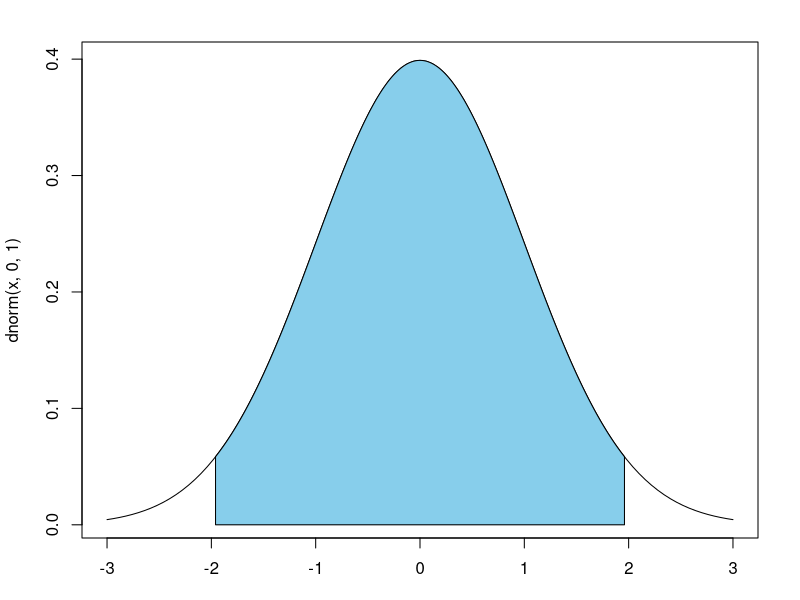
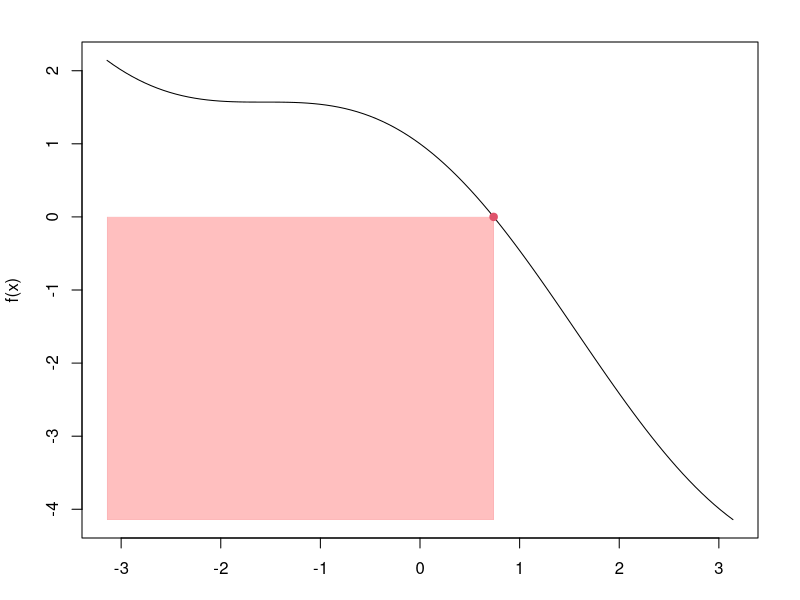
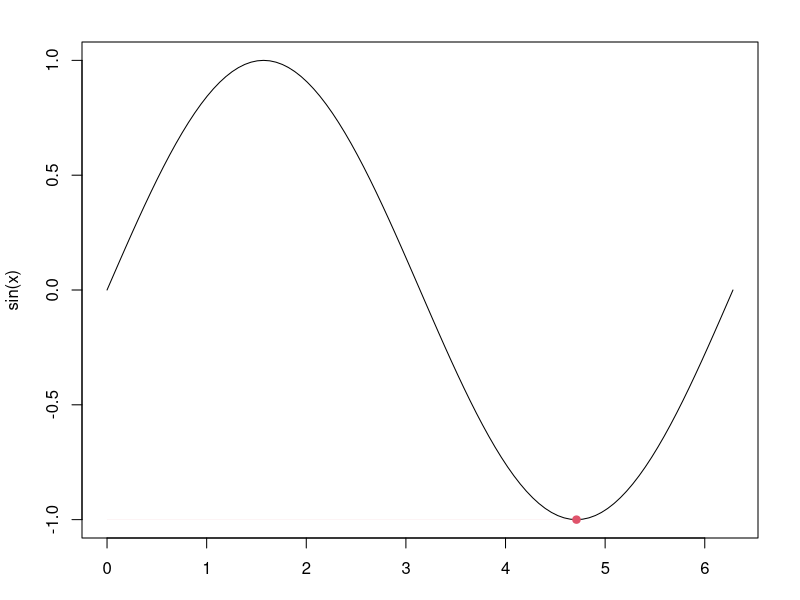
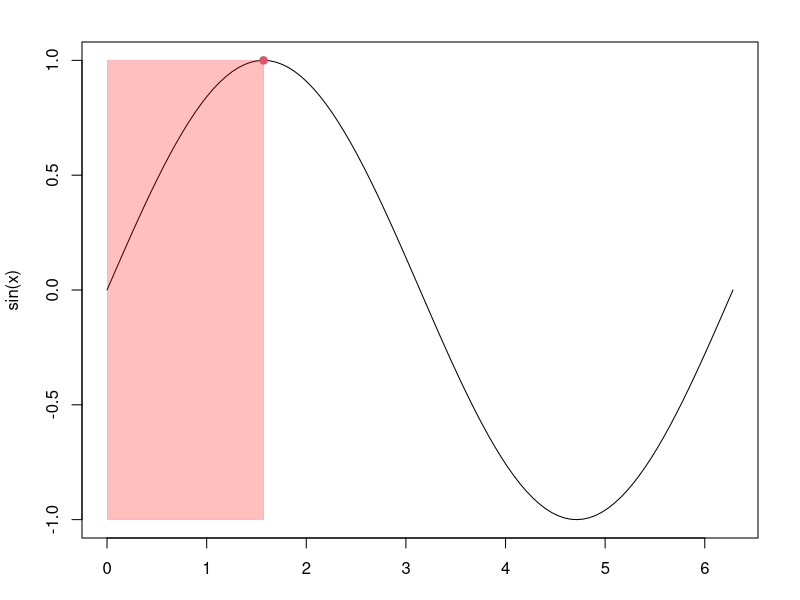
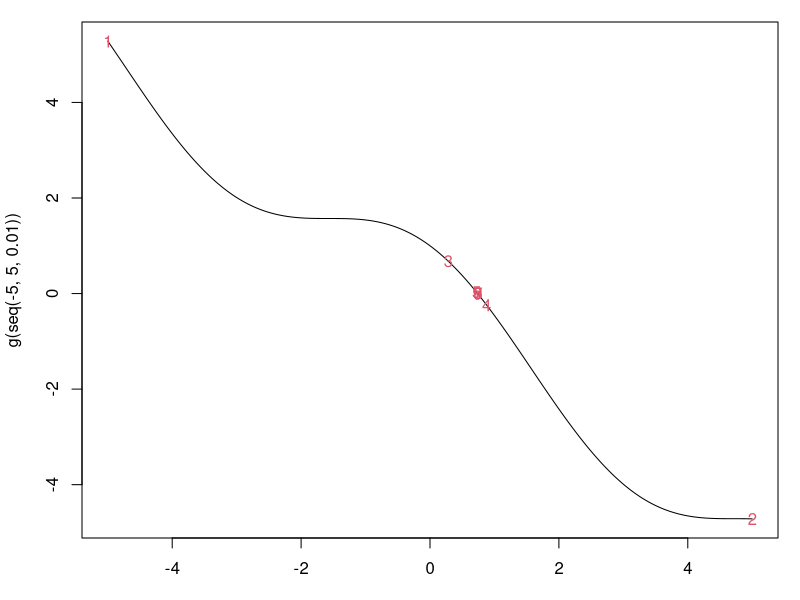
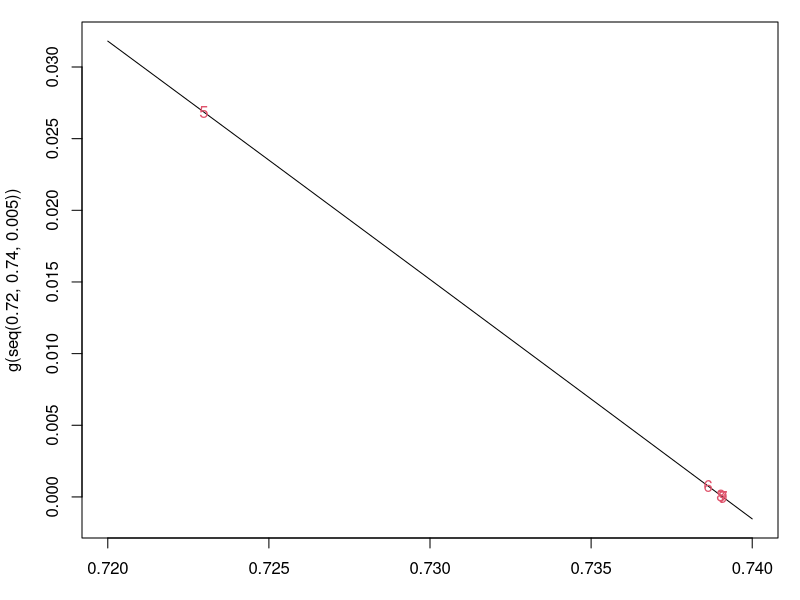

Recreate these plots in R, in order.
## ---- chunk 1
## User-defined options come here
knitr::opts_chunk$set(warning = FALSE, message = FALSE, 
                      fig.path = "B01_06_funl_opr_files/figure-html/")
## ---- chunk 2
moveN <- function(x, n, fun=mean, ...){
    stopifnot(length(x)>n)
    o <- sapply(n:(length(x)), 
        function(i) fun(x[(i-n+1):i]), ...)
    c(rep(NA, n-1), o)
}
library(xts); data(sample_matrix)
mvAvg <- sapply(
    c(5, 10, 30, 60), function(n)
        moveN(sample_matrix[,4], n, mean))
dimnames(mvAvg) <- list(
    dimnames(sample_matrix)[[1]],
    c("d5", "d10", "d30", "d60"))
## ---- chunk 3
integrate(dnorm, -1.96, 1.96)
## ---- chunk 4
uniroot(function(x) cos(x) - x, lower = -pi, 
        upper = pi, tol = 1e-9)$root
## ---- chunk 5
unlist(optimise(cos, c(0, 2 * pi)))
## ---- chunk 6
unlist(optimise(sin, c(0, 2 * pi), 
                maximum=TRUE))
## ---- chunk 7
par(mar=c(3.1, 4.1, 2.1, 2.1))
cord.x <- c(-1.96, seq(-1.96, 1.96, 0.01), 1.96) 
cord.y <- c(0, dnorm(seq(-1.96, 1.96, 0.01)), 0) 
curve(dnorm(x, 0, 1), xlim=c(-3, 3)) 
polygon(cord.x, cord.y, col='skyblue')
## ---- chunk 8
par(mar=c(3.1, 4.1, 2.1, 2.1))
f <- function(x) cos(x) - x
uroot <- uniroot(f, lower = -pi, upper = pi, tol = 1e-9)$root
curve(f, xlim=c(-pi, pi))
rect(-pi, f(pi), uroot, 0, col=rgb(1, 0, 0, 0.25), border=2, lwd=0.1)
points(uroot, 0, cex=1, pch=19, col=2)
## ---- chunk 9
par(mar=c(3.1, 4.1, 2.1, 2.1))
min <- optimise(sin, c(0, 2 * pi))[[2]]
where.min <- optimise(sin, c(0, 2 * pi))[[1]]
curve(sin, xlim=c(0, 2*pi))
rect(0, min, where.min, min, col=rgb(1, 0, 0, 0.25), border=2, lwd=0.1)
points(where.min, min, cex=1, pch=19, col=2)
## ---- chunk 10
par(mar=c(3.1, 4.1, 2.1, 2.1))
max <- optimise(sin, c(0, 2 * pi), maximum=TRUE)[[2]]
where.max <- optimise(sin, c(0, 2 * pi), maximum=TRUE)[[1]]
curve(sin, xlim=c(0, 2*pi))
rect(0, min, where.max, max, col=rgb(1, 0, 0, 0.25), border=2, lwd=0.1)
points(where.max, max, cex=1, pch=19, col=2)
## ---- chunk 11
par(mar=c(3.1, 4.1, 1.1, 1.1))
g <- function(x) cos(x) - x
plot(seq(-5, 5, 0.01), g(seq(-5, 5, 0.01)), type="l")
p.x <- c(-5.00000000, +5.00000000, +0.28366219, +0.87520341, +0.72298040,
         +0.73863091, +0.73908529, +0.73902425, +0.73908529)
p.y <- c(+5.28366219, -4.71633781, +0.67637474, -0.23436269, +0.02685676,
         +0.00076012, -0.00000026, +0.00010189, -0.00000026)
points(p.x, p.y, pch=as.character(seq_along(p.x)), col=2)
plot(seq(0.72, 0.74, 0.005), g(seq(0.72, 0.74, 0.005)), type="l")
points(p.x[5:9], p.y[5:9], pch=as.character(5:9), col=2)
